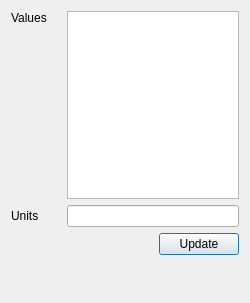
<?xml version="1.0" encoding="UTF-8"?>
<ui version="4.0">
 <class>EditorQuantityArray</class>
 <widget class="QFrame" name="EditorQuantityArray">
  <property name="geometry">
   <rect>
    <x>0</x>
    <y>0</y>
    <width>250</width>
    <height>303</height>
   </rect>
  </property>
  <property name="minimumSize">
   <size>
    <width>250</width>
    <height>200</height>
   </size>
  </property>
  <property name="windowTitle">
   <string/>
  </property>
  <property name="frameShape">
   <enum>QFrame::NoFrame</enum>
  </property>
  <property name="frameShadow">
   <enum>QFrame::Raised</enum>
  </property>
  <layout class="QVBoxLayout" name="verticalLayout">
   <item>
    <layout class="QHBoxLayout" name="horizontalLayout">
     <item>
      <layout class="QVBoxLayout" name="verticalLayout_3">
       <item>
        <widget class="QLabel" name="label">
         <property name="sizePolicy">
          <sizepolicy hsizetype="Minimum" vsizetype="Preferred">
           <horstretch>0</horstretch>
           <verstretch>0</verstretch>
          </sizepolicy>
         </property>
         <property name="minimumSize">
          <size>
           <width>50</width>
           <height>0</height>
          </size>
         </property>
         <property name="text">
          <string>Values</string>
         </property>
        </widget>
       </item>
       <item>
        <spacer name="verticalSpacer_2">
         <property name="orientation">
          <enum>Qt::Vertical</enum>
         </property>
         <property name="sizeHint" stdset="0">
          <size>
           <width>20</width>
           <height>40</height>
          </size>
         </property>
        </spacer>
       </item>
      </layout>
     </item>
     <item>
      <widget class="QPlainTextEdit" name="valueEdit">
       <property name="sizePolicy">
        <sizepolicy hsizetype="MinimumExpanding" vsizetype="MinimumExpanding">
         <horstretch>1</horstretch>
         <verstretch>0</verstretch>
        </sizepolicy>
       </property>
       <property name="minimumSize">
        <size>
         <width>100</width>
         <height>100</height>
        </size>
       </property>
       <property name="toolTip">
        <string>&lt;html&gt;&lt;head/&gt;&lt;body&gt;&lt;p&gt;Insert an array of values. The acceptable values are valid Python list expressions. Examples:&lt;/p&gt;
&lt;pre&gt;[0.0, 0.1, 0.2, 0.3]&lt;/pre&gt;
&lt;pre&gt;[ [0.0, 0.1, 0.2, 0.3],
  [0.0, 0.1, 0.2, 0.3], 
  [0.0, 0.1, 0.2, 0.3] ]
&lt;/pre&gt;
&lt;p&gt;etc.&lt;/p&gt;
&lt;/body&gt;&lt;/html&gt;</string>
       </property>
       <property name="lineWrapMode">
        <enum>QPlainTextEdit::WidgetWidth</enum>
       </property>
      </widget>
     </item>
    </layout>
   </item>
   <item>
    <layout class="QHBoxLayout" name="horizontalLayout_3">
     <item>
      <widget class="QLabel" name="label_2">
       <property name="sizePolicy">
        <sizepolicy hsizetype="Minimum" vsizetype="Preferred">
         <horstretch>0</horstretch>
         <verstretch>0</verstretch>
        </sizepolicy>
       </property>
       <property name="minimumSize">
        <size>
         <width>50</width>
         <height>0</height>
        </size>
       </property>
       <property name="text">
        <string>Units</string>
       </property>
      </widget>
     </item>
     <item>
      <widget class="QLineEdit" name="unitsEdit">
       <property name="sizePolicy">
        <sizepolicy hsizetype="MinimumExpanding" vsizetype="Fixed">
         <horstretch>1</horstretch>
         <verstretch>0</verstretch>
        </sizepolicy>
       </property>
       <property name="minimumSize">
        <size>
         <width>100</width>
         <height>0</height>
        </size>
       </property>
       <property name="toolTip">
        <string>&lt;html&gt;&lt;head/&gt;&lt;body&gt;&lt;p&gt;Insert the unit expressions using daetools.pyUnits.unit objects using mathematical operators *, / and **. All base and derived SI units are allowed including the common prefixes (more information at &lt;a href=&quot;https://en.wikipedia.org/wiki/International_System_of_Units#Units_and_prefixes&quot;&gt;&lt;span style=&quot; text-decoration: underline; color:#0000ff;&quot;&gt;https://en.wikipedia.org/wiki/International_System_of_Units#Units_and_prefixes&lt;/span&gt;&lt;/a&gt;). The expression entered is a valid Python code. Examples:&lt;/p&gt;
&lt;pre&gt;m/kg&lt;/pre&gt;
&lt;pre&gt;m / s**2&lt;/pre&gt;
&lt;pre&gt;J / (kg*K)&lt;/pre&gt;
&lt;/body&gt;&lt;/html&gt;</string>
       </property>
      </widget>
     </item>
    </layout>
   </item>
   <item>
    <layout class="QHBoxLayout" name="horizontalLayout_2">
     <item>
      <spacer name="horizontalSpacer">
       <property name="orientation">
        <enum>Qt::Horizontal</enum>
       </property>
       <property name="sizeHint" stdset="0">
        <size>
         <width>40</width>
         <height>20</height>
        </size>
       </property>
      </spacer>
     </item>
     <item>
      <widget class="QPushButton" name="updateButton">
       <property name="toolTip">
        <string>&lt;html&gt;&lt;head/&gt;&lt;body&gt;&lt;p&gt;Update the value.&lt;/p&gt;&lt;/body&gt;&lt;/html&gt;</string>
       </property>
       <property name="text">
        <string>Update</string>
       </property>
       <property name="autoDefault">
        <bool>true</bool>
       </property>
       <property name="default">
        <bool>true</bool>
       </property>
      </widget>
     </item>
    </layout>
   </item>
   <item>
    <spacer name="verticalSpacer">
     <property name="orientation">
      <enum>Qt::Vertical</enum>
     </property>
     <property name="sizeHint" stdset="0">
      <size>
       <width>20</width>
       <height>40</height>
      </size>
     </property>
    </spacer>
   </item>
  </layout>
 </widget>
 <resources/>
 <connections/>
</ui>
